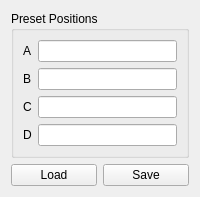
<?xml version="1.0" encoding="UTF-8"?>
<ui version="4.0">
 <class>PresetWidget</class>
 <widget class="QWidget" name="PresetWidget">
  <layout class="QVBoxLayout" name="verticalLayout">
   <item>
    <widget class="QGroupBox" name="groupBox">
     <property name="title">
      <string>Preset Positions</string>
     </property>
     <layout class="QGridLayout" name="gridLayout">
      <item row="0" column="0"><widget class="QLabel"><property name="text"><string>A</string></property></widget></item>
      <item row="0" column="1"><widget class="QLineEdit" name="lineEdit_A"/></item>
      <item row="1" column="0"><widget class="QLabel"><property name="text"><string>B</string></property></widget></item>
      <item row="1" column="1"><widget class="QLineEdit" name="lineEdit_B"/></item>
      <item row="2" column="0"><widget class="QLabel"><property name="text"><string>C</string></property></widget></item>
      <item row="2" column="1"><widget class="QLineEdit" name="lineEdit_C"/></item>
      <item row="3" column="0"><widget class="QLabel"><property name="text"><string>D</string></property></widget></item>
      <item row="3" column="1"><widget class="QLineEdit" name="lineEdit_D"/></item>
     </layout>
    </widget>
   </item>
   <item>
    <layout class="QHBoxLayout" name="buttonLayout">
     <item><widget class="QPushButton" name="btnLoad"><property name="text"><string>Load</string></property></widget></item>
     <item><widget class="QPushButton" name="btnSave"><property name="text"><string>Save</string></property></widget></item>
    </layout>
   </item>
  </layout>
 </widget>
 <resources/>
 <connections/>
</ui>
